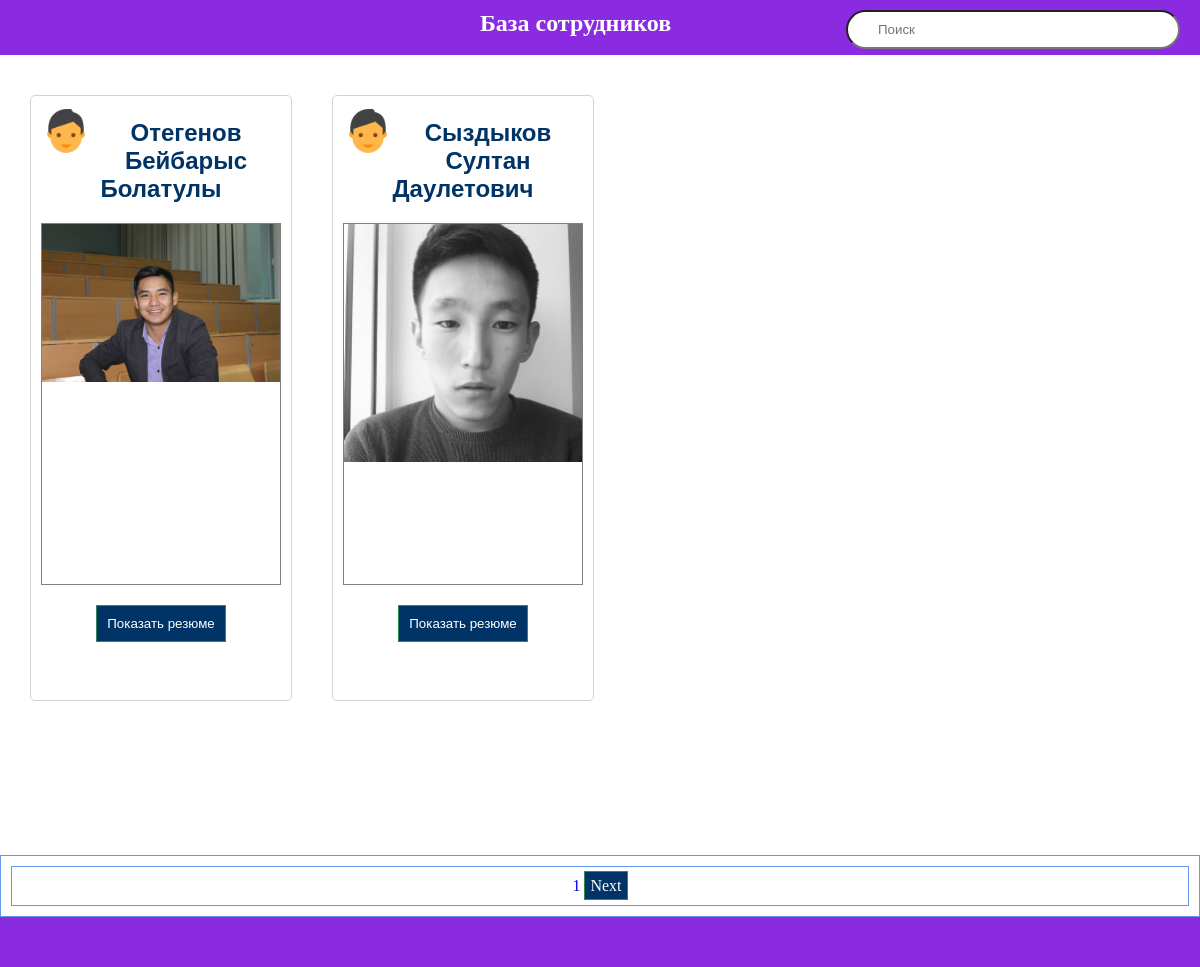
The page / on the database its author committed.
### workers/models.py (models this page shows)
class Workers(models.Model):
    firstname=models.CharField(verbose_name='Name',max_length=255)
    lastname=models.CharField(max_length=255)
    fathername=models.CharField(max_length=255)
    position=models.ForeignKey(Position,on_delete=models.CASCADE,related_name='workers_position')
    slug=models.SlugField(max_length=255)
    image=models.ImageField(upload_to='workers/',blank=True)
    date_birn=models.DateField()
    gender=models.BooleanField(default=True)
    price=models.PositiveIntegerField()
    phone_number=models.CharField(max_length=12)
    home_phone_number=models.CharField(max_length=6)
    city=models.ForeignKey(City,on_delete=models.CASCADE,related_name='workers_city')
    adress=models.CharField(max_length=255)
    date_created=models.DateField(auto_now_add=True)
    updated=models.DateField(auto_now=True)
    def __str__(self):
        return '{} {} {}'.format(self.firstname,self.lastname,self.fathername)
    class Meta:
        ordering=['date_created']
        verbose_name='Workers'
        verbose_name_plural='Workers'
    def get_absolute_url(self):
        return reverse('workers_detail',args=[self.slug])

### home/views.py (the view)
# urls.py: 2. Add a URL to urlpatterns:  path('', views.home, name='home')
def home(request):
    query=request.GET.get('q')
    if query:
        object_list=Workers.objects.filter(Q(firstname__icontains=query)|Q(lastname__icontains=query)|Q(fathername__icontains=query)|Q(position__name__icontains=query))
    else:
        object_list=Workers.objects.all()
    paginator=Paginator(object_list,2)
    page=request.GET.get('page')
    try:
        workers=paginator.page(page)
    except PageNotAnInteger:
        workers=paginator.page(1)
    except EmptyPage:
        workers=paginator.page(paginator.num_pages)
    return render(request,'index.html',{'workers':workers})

### templates/index.html (shortened to what this page needs)
{% extends 'base.html' %}
{% load static %}
{% block content %}
<header>
    <h2>База сотрудников</h2>
<form method="get" action="#">
							<input type="text" class="text" name="q" placeholder="Поиск" />
						</form></header>
<section>
{% for worker in workers %}
<div class="worker">
<div class="in">
    <img  {% if worker.gender %}
    src="{% static 'user_male-512.png'%}"
{% else %}
    src="{% static 'administrator-female.png'%}"
{% endif %}  >
</div>
    <h1>{{ worker }}</h1>
    <p><img {% if worker.image %} src="{{ worker.image.url }}"{% else %} src="{% static 'ad260035aaf04b602326fd869db07c54.PNG'%}" {% endif %}  class="imgdesc"> </p>
<button><a href="{{ worker.get_absolute_url }}">Показать резюме</a></button>
</div>
{% endfor %}
</section>
 <div class="pagination">
            {% include 'pagination.html' with page=workers %}
                </div>
    <footer>
</footer>
{% endblock %}

### static_in_div/style.css (style rules this page uses)
* { margin: 0; padding: 0; }
header { background-color: blueviolet; width: 100%; height:55px; }
header input { float: right; width: 25%; height: 35px; margin-top: 10px; margin-right: 20px; border-radius: 20px; padding-left: 30px; }
header h2 { float: left; margin-left: 40%; margin-top: 10px; color: white; }
section { width: 100%; height: 100vh; }
.worker img { width: 50px; float: left; }
.worker h1 { margin-top: 13px; }
.worker { border-radius: 5px; margin: 10px; margin-top: 40px; float: left; margin-left: 30px; border: 1px solid lightgrey; width: 20%; height: 73vh; padding: 10px; text-align: center; color: darkblue; font-family:sans-serif; }
.worker p { margin-top: 20px; border: 1px solid grey; height: 45vh; }
footer { width: 100%; height: 50px; background-color: blueviolet; }
.imgdesc { width: 100%!important; }
a { text-decoration: none; }
h1 { color: #003366; font-family: sans-serif; text-align: center; }
.pagination { border: 1px solid cornflowerblue; padding: 10px; text-align: center; }
button { margin-top: 20px; background-color: #003366; border: 1px solid seagreen; color: white; padding: 10px; }
button a { color: white; }

### rows shown on the page
Workers: firstname+lastname+fathername "Отегенов Бейбарыс Болатулы", image (picture)
Workers: firstname+lastname+fathername "Сыздыков Султан Даулетович", image (picture)

### other values the page prints
{{ page.number }} "1"
